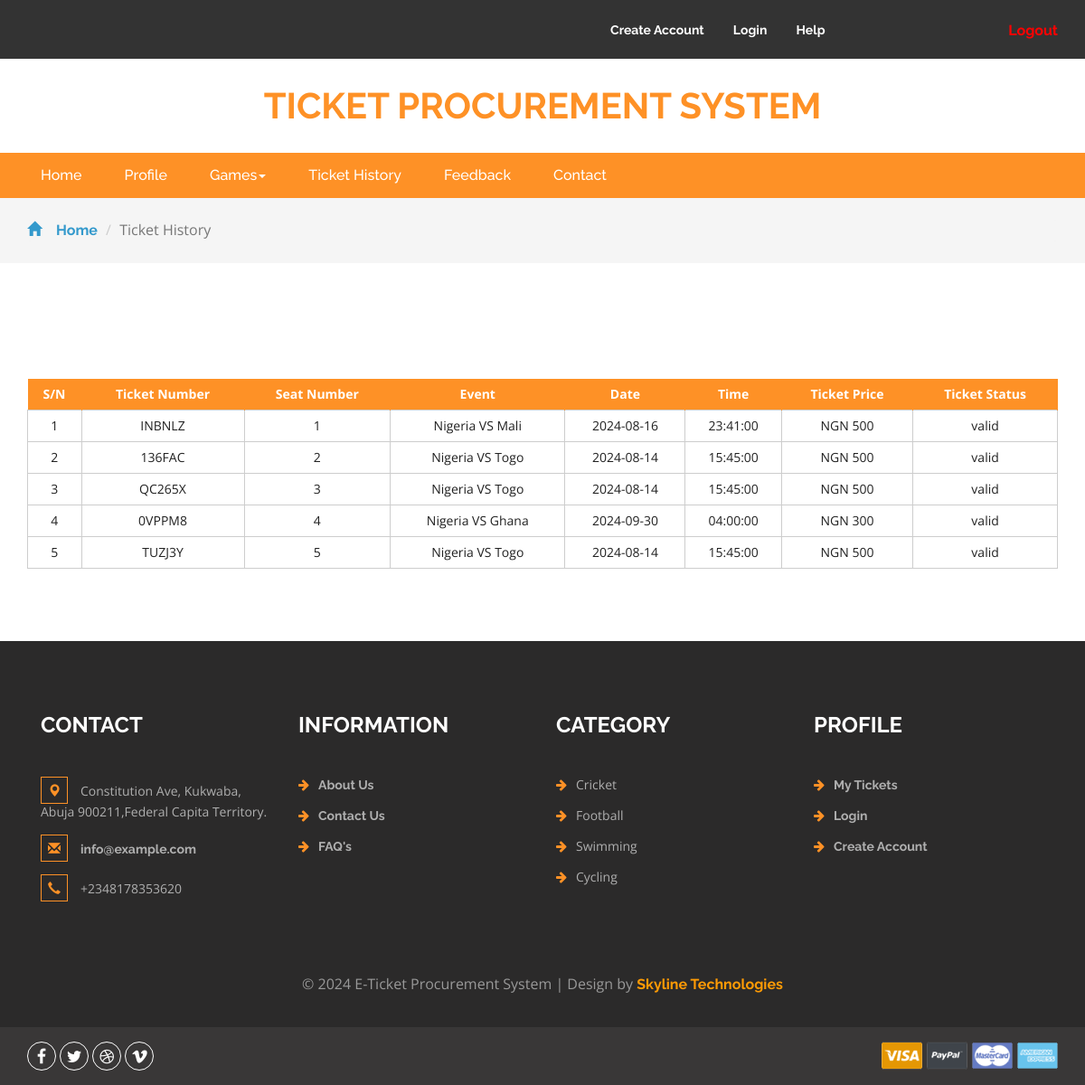
The page /myticket.php (signed in) on the database its author committed.
### tables this page shows
CREATE TABLE `tickets` (
  `ticket_number` varchar(15) NOT NULL,
  `seat_number` int(11) NOT NULL,
  `event_id` varchar(20) NOT NULL,
  `user_id` varchar(50) NOT NULL,
  `date` date NOT NULL,
  `time` time NOT NULL,
  `ticket_price` varchar(20) NOT NULL,
  `ticket_status` varchar(20) NOT NULL
);

CREATE TABLE `events` (
  `event_id` varchar(20) NOT NULL,
  `games` varchar(50) NOT NULL,
  `home_team` varchar(100) NOT NULL,
  `away_team` varchar(100) NOT NULL,
  `team_img` varchar(50) NOT NULL,
  `date` date NOT NULL,
  `time` time NOT NULL,
  `ticket_price` varchar(20) NOT NULL
);

CREATE TABLE `games` (
  `game_id` varchar(20) NOT NULL,
  `game_name` varchar(50) NOT NULL
);

### myticket.php (the view, shortened to what this page needs)
<?php
include 'includes/connection.php';
?>
<!DOCTYPE html>
<html>
<head>
<link href="css/bootstrap.css" rel="stylesheet" type="text/css" media="all" />
<link href="css/style.css" rel="stylesheet" type="text/css" media="all" />
<link href="css/font-awesome.css" rel="stylesheet">
</head>
<body>
<?php
include 'includes/header.php';
?>
	<div class="breadcrumbs">
		<div class="container">
			<ol class="breadcrumb breadcrumb1">
				<li><a href="index.php"><span class="glyphicon glyphicon-home" aria-hidden="true"></span>Home</a></li>
				<li class="active">Ticket History</li>
			</ol>
		</div>
	</div>
	<div class="checkout">
		<div class="container">
			<div class="checkout-right">
				<table class="timetable_sub">
					<thead>
						<tr>
							<th>S/n</th>
							<th>Ticket Number</th>
							<th>Seat Number</th>
							<th>Event</th>
							<th>Date</th>
							<th>Time</th>
                            <th>Ticket Price</th>
                            <th>Ticket Status</th>
						</tr>
					</thead>
                    <?php
                        $result = mysqli_query($conn, "select * from tickets");
                        $a = 1;
                        while ($row = mysqli_fetch_array($result)) {
                            $ticket_num = $row['ticket_number'];
                            $seat_num = $row['seat_number'];
                            $evt_id = $row["event_id"];
                            $row2 = mysqli_fetch_array(mysqli_query($conn, "select * from events where event_id='$evt_id'"));
                            $home = $row2["home_team"];
                            $away = $row2["away_team"];
                            $date = $row["date"];
                            $time = $row["time"];
                            $ticket = $row["ticket_price"];
                            $ticket_status = $row['ticket_status'];
                            ?>
					<tr>
						<td><?php echo $a; ?></td>
						<td><?php echo $ticket_num; ?></td>
						<td><?php echo $seat_num; ?></td>
						<td><?php echo $home; ?> VS <?php echo $away; ?></td>
						<td><?php echo $date; ?></td>
						<td><?php echo $time; ?></td>
                        <td><?php echo $ticket; ?></td>
						<td><?php echo $ticket_status;?></td>
					</tr>
					<?php
                        $a++;
                    }
                    ?>
				</table>
			</div>
		</div>
	</div>
<?php
include 'includes/footer.php';
?>
<link href="css/skdslider.css" rel="stylesheet">
</body>
</html>

### includes/footer.php (shortened to what this page needs)
<div class="footer">
		<div class="container">
			<div class="w3_footer_grids">
				<div class="col-md-3 w3_footer_grid">
					<h3>Contact</h3>
					<ul class="address">
						<li><i class="glyphicon glyphicon-map-marker" aria-hidden="true"></i>Constitution Ave, Kukwaba, Abuja 900211,Federal Capita Territory.</li>
						<li><i class="glyphicon glyphicon-envelope" aria-hidden="true"></i><a href="mailto:info@example.com">info@example.com</a></li>
						<li><i class="glyphicon glyphicon-earphone" aria-hidden="true"></i>+2348178353620</li>
					</ul>
				</div>
				<div class="col-md-3 w3_footer_grid">
					<h3>Information</h3>
					<ul class="info">
						<li><i class="fa fa-arrow-right" aria-hidden="true"></i><a href="#">About Us</a></li>
						<li><i class="fa fa-arrow-right" aria-hidden="true"></i><a href="#">Contact Us</a></li>
						<li><i class="fa fa-arrow-right" aria-hidden="true"></i><a href="#">FAQ's</a></li>
					</ul>
				</div>
				<div class="col-md-3 w3_footer_grid">
					<h3>Category</h3>
					<ul class="info">
					<?php
						$res = mysqli_query($conn, "select * from games");
						while ($row1 = mysqli_fetch_array($res)) {
							$games_name = $row1["game_name"];
							?>
						<li><i class="fa fa-arrow-right" aria-hidden="true"></i><?php echo $games_name; ?></li>
						<?php
						}
						?>
					</ul>
				</div>
				<div class="col-md-3 w3_footer_grid">
					<h3>Profile</h3>
					<ul class="info">
						<li><i class="fa fa-arrow-right" aria-hidden="true"></i><a href="myticket.php">My Tickets</a></li>
						<li><i class="fa fa-arrow-right" aria-hidden="true"></i><a href="login.php">Login</a></li>
						<li><i class="fa fa-arrow-right" aria-hidden="true"></i><a href="register.php">Create Account</a></li>
					</ul>
				</div>
				<div class="clearfix"> </div>
			</div>
		</div>
		<div class="footer-copy">
			<div class="container">
				<p>© 2024 E-Ticket Procurement System | Design by <a href="#">Skyline Technologies</a></p>
			</div>
		</div>
	</div>
	<div class="footer-botm">
			<div class="container">
				<div class="w3layouts-foot">
					<ul>
						<li><a href="#" class="w3_agile_facebook"><i class="fa fa-facebook" aria-hidden="true"></i></a></li>
						<li><a href="#" class="agile_twitter"><i class="fa fa-twitter" aria-hidden="true"></i></a></li>
						<li><a href="#" class="w3_agile_dribble"><i class="fa fa-dribbble" aria-hidden="true"></i></a></li>
						<li><a href="#" class="w3_agile_vimeo"><i class="fa fa-vimeo" aria-hidden="true"></i></a></li>
					</ul>
				</div>
				<div class="payment-w3ls">
					<img src="images/card.png" alt=" " class="img-responsive">
				</div>
				<div class="clearfix"> </div>
			</div>
		</div>

### css/style.css (style rules this page uses)
html, body { font-size: 100%; font-family: 'Open Sans', sans-serif; background:#ffffff; }
ul li,ol li { font-size:14px; }
p { margin:0; }
h1,h2,h3,h4,h5,h6,a { font-family: 'Raleway', sans-serif; margin:0; font-weight:700; }
ul,label { margin:0; padding:0; }
input[type="submit"],#PPMiniCart .minicart-submit,.w3ls_vegetables ul li a,input[type="reset"],.agileinfo_mail_grid_left ul li a,.events_bottom_left2 ul li a,.w3ls_service_grids1_right a,ul.agileits_social_icons li a,.w3l_banner_nav_right_banner_pet a,.w3ls_w3l_banner_nav_right_grid_head_grid ul li a,.products-breadcrumb ul li a,.w3_footer_grid ul li a,.w3l_fresh_vegetables_grid ul li a,.wthree_footer_copy p a,.agile_top_brand_left_grid1 .button,.w3ls_logo_products_left1 ul.special_items li a,.w3ls_logo_products_left1 ul.phone_email li a { transition: .5s ease-in; -webkit-transition: .5s ease-in; -moz-transition: .5s ease-in; -o-transition: .5s ease-in; -ms-transition: .5s ease-in; }
.footer { padding: 5em 0 2em; background: #2b2a2a; }
.w3_footer_grid h3 { color: #ffffff; font-size: 1.5em; margin-bottom: 1.8em; text-transform: uppercase; }
.w3_footer_grid ul li { list-style-type: none; margin-bottom: 1em; color: #afafaf; font-size: 14px; }
.w3_footer_grid ul.address li i { color:#fe9126; border: 1px solid #fe9126; padding: .5em; margin-right: 1em; }
.w3_footer_grid ul li a { color: #afafaf; text-decoration: none; }
i.fa.fa-arrow-right { color: #fe9126; margin-right: 10px; }
.footer-copy p { margin:4em 0 0; text-align:center; color:#999; line-height:1.8em; }
.footer-copy p a { color:#ff9b05; text-decoration:none; }
.w3layouts-foot ul li { display:inline-block; }
.w3layouts-foot ul li a { width: 32px; height: 32px; color: #fff; border: 1px solid #fff; text-align: center; display: inline-block; font-size: 18px; line-height: 32px; border-radius: 50%; }
.w3layouts-foot { float: left; }
.payment-w3ls { float: right; }
.footer-botm { background: #393737; padding: 16px 0; }
.breadcrumb1 li span { left: 0em; padding-right: 1em; color: #3399cc; }
.breadcrumbs { padding: 1.5em 0; background: #f5f5f5; }
.breadcrumb { margin-bottom: 0 !important; padding: 0 !important; }
.breadcrumb1 li { font-size: 1em; color: #999; }
.breadcrumb1 li a { color: #3399cc; text-decoration: none; }
table.timetable_sub { width:100%; margin:0 auto; }
.timetable_sub thead { background: #004284; }
.timetable_sub th { background: #fe9126; color: #fff !important; text-transform: capitalize; font-size: 13px; border-right: 1px solid #fe9126; }
.timetable_sub th, .timetable_sub td { text-align: center; padding: 7px; font-size: 14px; color: #212121; }
.timetable_sub td { border:1px solid #CDCDCD; }
.checkout { padding: 5em 0; }
.glyphicon { position: relative; top: 1px; display: inline-block; font-family: 'Glyphicons Halflings'; font-style: normal; font-weight: 400; line-height: 1; -webkit-font-smoothing: antialiased; -moz-osx-font-smoothing: grayscale; color: #777; }

### rows shown on the page
tickets: ticket_number "INBNLZ", seat_number "1", event.home_team "Nigeria", event.away_team "Mali", date "2024-08-16", time "23:41:00", ticket_price "NGN 500", ticket_status "valid"
tickets: ticket_number "136FAC", seat_number "2", event.home_team "Nigeria", event.away_team "Togo", date "2024-08-14", time "15:45:00", ticket_price "NGN 500", ticket_status "valid"
tickets: ticket_number "QC265X", seat_number "3", event.home_team "Nigeria", event.away_team "Togo", date "2024-08-14", time "15:45:00", ticket_price "NGN 500", ticket_status "valid"
tickets: ticket_number "0VPPM8", seat_number "4", event.home_team "Nigeria", event.away_team "Ghana", date "2024-09-30", time "04:00:00", ticket_price "NGN 300", ticket_status "valid"
tickets: ticket_number "TUZJ3Y", seat_number "5", event.home_team "Nigeria", event.away_team "Togo", date "2024-08-14", time "15:45:00", ticket_price "NGN 500", ticket_status "valid"
games: game_name "Cricket"
games: game_name "Football"
games: game_name "Swimming"
games: game_name "Cycling"
